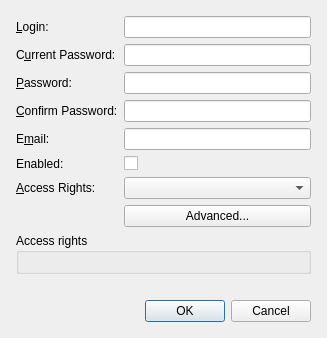
<?xml version="1.0" encoding="UTF-8"?>
<ui version="4.0">
 <class>UserSettingsDialog</class>
 <widget class="QDialog" name="UserSettingsDialog">
  <property name="geometry">
   <rect>
    <x>0</x>
    <y>0</y>
    <width>327</width>
    <height>317</height>
   </rect>
  </property>
  <property name="sizePolicy">
   <sizepolicy hsizetype="Preferred" vsizetype="Fixed">
    <horstretch>0</horstretch>
    <verstretch>0</verstretch>
   </sizepolicy>
  </property>
  <property name="windowTitle">
   <string>Create New User</string>
  </property>
  <layout class="QVBoxLayout" name="verticalLayout">
   <property name="sizeConstraint">
    <enum>QLayout::SetMinAndMaxSize</enum>
   </property>
   <property name="leftMargin">
    <number>16</number>
   </property>
   <property name="topMargin">
    <number>16</number>
   </property>
   <property name="rightMargin">
    <number>16</number>
   </property>
   <property name="bottomMargin">
    <number>16</number>
   </property>
   <item>
    <widget class="QWidget" name="widget" native="true">
     <property name="sizePolicy">
      <sizepolicy hsizetype="Preferred" vsizetype="Fixed">
       <horstretch>0</horstretch>
       <verstretch>0</verstretch>
      </sizepolicy>
     </property>
     <layout class="QGridLayout" name="gridLayout">
      <property name="leftMargin">
       <number>0</number>
      </property>
      <property name="topMargin">
       <number>0</number>
      </property>
      <property name="rightMargin">
       <number>0</number>
      </property>
      <property name="bottomMargin">
       <number>0</number>
      </property>
      <item row="6" column="1">
       <widget class="QComboBox" name="accessRightsComboBox"/>
      </item>
      <item row="2" column="1">
       <widget class="QLineEdit" name="passwordEdit">
        <property name="echoMode">
         <enum>QLineEdit::Password</enum>
        </property>
       </widget>
      </item>
      <item row="8" column="0" colspan="2">
       <widget class="QGroupBox" name="accessRightsGroupbox">
        <property name="title">
         <string>Access rights</string>
        </property>
        <layout class="QVBoxLayout" name="verticalLayout_3"/>
       </widget>
      </item>
      <item row="0" column="0">
       <widget class="QLabel" name="loginLabel">
        <property name="text">
         <string>&amp;Login:</string>
        </property>
        <property name="buddy">
         <cstring>loginEdit</cstring>
        </property>
       </widget>
      </item>
      <item row="1" column="0">
       <widget class="QLabel" name="currentPasswordLabel">
        <property name="text">
         <string>C&amp;urrent Password:</string>
        </property>
        <property name="buddy">
         <cstring>currentPasswordEdit</cstring>
        </property>
       </widget>
      </item>
      <item row="4" column="1">
       <widget class="QLineEdit" name="emailEdit"/>
      </item>
      <item row="4" column="0">
       <widget class="QLabel" name="emailLabel">
        <property name="text">
         <string>E&amp;mail:</string>
        </property>
        <property name="buddy">
         <cstring>emailEdit</cstring>
        </property>
       </widget>
      </item>
      <item row="0" column="1">
       <widget class="QLineEdit" name="loginEdit"/>
      </item>
      <item row="2" column="0">
       <widget class="QLabel" name="passwordLabel">
        <property name="text">
         <string>&amp;Password:</string>
        </property>
        <property name="buddy">
         <cstring>passwordEdit</cstring>
        </property>
       </widget>
      </item>
      <item row="7" column="1">
       <widget class="QPushButton" name="advancedButton">
        <property name="text">
         <string>Advanced...</string>
        </property>
        <property name="checkable">
         <bool>true</bool>
        </property>
        <property name="autoDefault">
         <bool>false</bool>
        </property>
       </widget>
      </item>
      <item row="3" column="1">
       <widget class="QLineEdit" name="confirmPasswordEdit">
        <property name="sizePolicy">
         <sizepolicy hsizetype="Expanding" vsizetype="Fixed">
          <horstretch>0</horstretch>
          <verstretch>0</verstretch>
         </sizepolicy>
        </property>
        <property name="echoMode">
         <enum>QLineEdit::Password</enum>
        </property>
       </widget>
      </item>
      <item row="6" column="0">
       <widget class="QLabel" name="accessRightsLabel">
        <property name="text">
         <string>&amp;Access Rights:</string>
        </property>
        <property name="buddy">
         <cstring>accessRightsComboBox</cstring>
        </property>
       </widget>
      </item>
      <item row="3" column="0">
       <widget class="QLabel" name="confirmPasswordLabel">
        <property name="text">
         <string>&amp;Confirm Password:</string>
        </property>
        <property name="buddy">
         <cstring>confirmPasswordEdit</cstring>
        </property>
       </widget>
      </item>
      <item row="1" column="1">
       <widget class="QLineEdit" name="currentPasswordEdit">
        <property name="echoMode">
         <enum>QLineEdit::Password</enum>
        </property>
       </widget>
      </item>
      <item row="5" column="1">
       <widget class="QCheckBox" name="enabledCheckBox">
        <property name="text">
         <string notr="true"/>
        </property>
       </widget>
      </item>
      <item row="5" column="0">
       <widget class="QLabel" name="enabledLabel">
        <property name="text">
         <string>Enabled:</string>
        </property>
       </widget>
      </item>
     </layout>
    </widget>
   </item>
   <item>
    <widget class="QLabel" name="hintLabel">
     <property name="sizePolicy">
      <sizepolicy hsizetype="Preferred" vsizetype="Fixed">
       <horstretch>0</horstretch>
       <verstretch>0</verstretch>
      </sizepolicy>
     </property>
     <property name="text">
      <string/>
     </property>
     <property name="alignment">
      <set>Qt::AlignRight|Qt::AlignTrailing|Qt::AlignVCenter</set>
     </property>
     <property name="wordWrap">
      <bool>true</bool>
     </property>
    </widget>
   </item>
   <item>
    <widget class="QDialogButtonBox" name="buttonBox">
     <property name="orientation">
      <enum>Qt::Horizontal</enum>
     </property>
     <property name="standardButtons">
      <set>QDialogButtonBox::Cancel|QDialogButtonBox::Ok</set>
     </property>
    </widget>
   </item>
  </layout>
 </widget>
 <tabstops>
  <tabstop>loginEdit</tabstop>
  <tabstop>currentPasswordEdit</tabstop>
  <tabstop>passwordEdit</tabstop>
  <tabstop>confirmPasswordEdit</tabstop>
  <tabstop>emailEdit</tabstop>
  <tabstop>accessRightsComboBox</tabstop>
  <tabstop>advancedButton</tabstop>
 </tabstops>
 <resources/>
 <connections/>
</ui>
